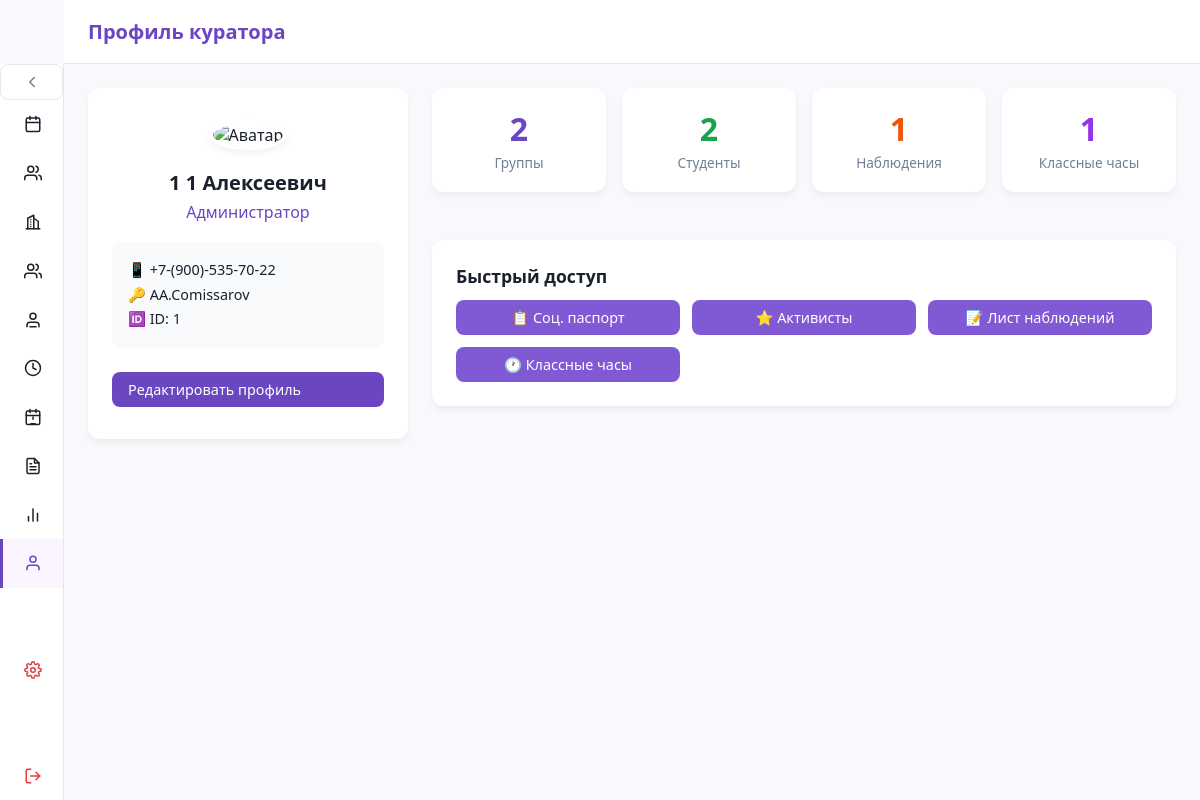
Page /profile (signed in) on the committed database.
### src/database/models.py (models this page shows)
class Base(DeclarativeBase): ...

class Person(Base):
    __tablename__ = "person"
    person_id: Mapped[int] = mapped_column(primary_key=True, autoincrement=True)
    surname: Mapped[str] = mapped_column(String(50))
    name: Mapped[str] = mapped_column(String(50))
    patronymic: Mapped[str | None] = mapped_column(String(50), nullable=True)
    photo: Mapped[bytes | None] = mapped_column(LargeBinary, nullable=True)
    passport_number: Mapped[str | None] = mapped_column(String(6), nullable=True)
    passport_serial: Mapped[str | None] = mapped_column(String(4), nullable=True)
    phone: Mapped[str | None] = mapped_column(String(20), nullable=True)

class Role(Base):
    __tablename__ = "role"
    role_id: Mapped[int] = mapped_column(primary_key=True, autoincrement=True)
    role_name: Mapped[str] = mapped_column(String(50))
    role_description: Mapped[str | None] = mapped_column(Text, nullable=True)

class Curator(Base):
    __tablename__ = "curator"
    person_id: Mapped[int] = mapped_column(
        ForeignKey("person.person_id", onupdate="CASCADE", ondelete="CASCADE"),
        primary_key=True
    )
    login: Mapped[str] = mapped_column(String(30))
    password_hash: Mapped[str] = mapped_column(Text)
    role_id: Mapped[int] = mapped_column(ForeignKey("role.role_id"))
    person: Mapped["Person"] = relationship("Person")
    role: Mapped["Role"] = relationship("Role")

### src/routers/profile.py (the view, shortened to what this page needs)
@profile_bp.route('/', methods=['GET', 'POST'])
@profile_bp.route('/profile', methods=['GET', 'POST'])
def index():
    if 'person_id' not in session:
        return redirect(url_for('login'))
    person_id = session['person_id']
    db: Session = SessionLocal()
    try:
        person = db.query(Person).filter_by(person_id=person_id).first()
        curator = db.query(Curator).filter_by(person_id=person_id).first()
        groups = db.query(Group).filter_by(curator_id=person_id).all()
        group_ids = [g.group_id for g in groups]
        student_ids_in_groups = db.query(StudentInGroup.student_id)\
            .filter(StudentInGroup.group_id.in_(group_ids)).all()
        student_ids_list = [s[0] for s in student_ids_in_groups]
        stats = {
            'groups': len(groups),
            'students': len(student_ids_list),
            'observations': db.query(ObservationList).filter(ObservationList.student_id.in_(student_ids_list)).count() if student_ids_list else 0,
            'class_hours': db.query(ClassHour).filter(ClassHour.group_id.in_(group_ids)).count() if group_ids else 0
        }
        return render_template(
            'index.html',
            title="Профиль куратора",
            person=person,
            curator=curator,
            stats=stats
        )
    finally:
        db.close()

### src/templates/index.html (shortened to what this page needs)
{% extends "base.html" %}
{% block content %}
<div style="display: grid; grid-template-columns: 320px 1fr; gap: 1.5rem; align-items: start;">
  <div class="card" style="text-align: center; padding: 2rem 1.5rem;">
    <div style="position: relative; display: inline-block; margin-bottom: 1.2rem;">
      <img src="{{ url_for('profile.get_avatar', person_id=person.person_id) }}"
           alt="Аватар"
           style="width: 130px; height: 130px; border-radius: 50%; object-fit: cover; border: 4px solid var(--surface); box-shadow: var(--shadow-md);">
    </div>
    <h2 style="font-size: 1.25rem; margin-bottom: 0.3rem;">{{ person.surname }} {{ person.name }} {{ person.patronymic or '' }}</h2>
    <p style="color: var(--primary); font-weight: 500; margin-bottom: 1.2rem;">{{ curator.role.role_name if curator.role else 'Куратор' }}</p>
    <div style="text-align: left; font-size: 0.9rem; color: var(--text); line-height: 1.7; margin-bottom: 1.5rem; background: #f8fafc; padding: 1rem; border-radius: 10px;">
      <div>📱 {{ person.phone or 'Телефон не указан' }}</div>
      <div>🔑 {{ curator.login }}</div>
      <div>🆔 ID: {{ person.person_id }}</div>
    </div>
    <a href="#editModal" class="btn btn-add" style="width: 100%;">Редактировать профиль</a>
  </div>
  <div style="display: flex; flex-direction: column; gap: 1.5rem;">
    <div style="display: grid; grid-template-columns: repeat(auto-fit, minmax(140px, 1fr)); gap: 1rem;">
      <div class="card" style="padding: 1.2rem; text-align: center;">
        <div style="font-size: 2rem; font-weight: 700; color: var(--primary);">{{ stats.groups }}</div>
        <div style="color: var(--muted); font-size: 0.85rem; margin-top: 0.2rem;">Группы</div>
      </div>
      <div class="card" style="padding: 1.2rem; text-align: center;">
        <div style="font-size: 2rem; font-weight: 700; color: #16a34a;">{{ stats.students }}</div>
        <div style="color: var(--muted); font-size: 0.85rem; margin-top: 0.2rem;">Студенты</div>
      </div>
      <div class="card" style="padding: 1.2rem; text-align: center;">
        <div style="font-size: 2rem; font-weight: 700; color: #ea580c;">{{ stats.observations }}</div>
        <div style="color: var(--muted); font-size: 0.85rem; margin-top: 0.2rem;">Наблюдения</div>
      </div>
      <div class="card" style="padding: 1.2rem; text-align: center;">
        <div style="font-size: 2rem; font-weight: 700; color: #9333ea;">{{ stats.class_hours }}</div>
        <div style="color: var(--muted); font-size: 0.85rem; margin-top: 0.2rem;">Классные часы</div>
      </div>
    </div>
    <div class="card">
      <h3 style="margin-bottom: 0.8rem; font-size: 1.1rem;">Быстрый доступ</h3>
      <div style="display: grid; grid-template-columns: repeat(auto-fit, minmax(200px, 1fr)); gap: 0.75rem;">
        <a href="/social_passport" class="btn btn-cancel" style="justify-content: center;">📋 Соц. паспорт</a>
        <a href="/activists" class="btn btn-cancel" style="justify-content: center;">⭐ Активисты</a>
        <a href="/observation_sheet" class="btn btn-cancel" style="justify-content: center;">📝 Лист наблюдений</a>
        <a href="/class_hours" class="btn btn-cancel" style="justify-content: center;">🕐 Классные часы</a>
      </div>
    </div>
  </div>
</div>
{% endblock %}

### src/static/css/main_styles.css (style rules this page uses)
:root { --bg: #f8f9fc; --surface: #ffffff; --primary: #6b46c1; --primary-light: #d6bcfa; --success: #38a169; --success-hover: #2f855a; --danger: #e53e3e; --danger-hover: #c53030; --cancel: #805ad5; --cancel-hover: #6b46c1; --text: #1a202c; --muted: #718096; --border: #e2e8f0; --shadow-sm: 0 1px 3px rgba(0,0,0,0.05); --shadow-md: 0 4px 6px rgba(0,0,0,0.05); --radius: 12px; --sidebar-collapsed-width: 64px; --sidebar-expanded-width: 260px; --header-height: 64px; }
* { box-sizing: border-box; margin: 0; padding: 0; text-decoration: none; }
body { font-family: system-ui, -apple-system, sans-serif; background: var(--bg); color: var(--text); min-height: 100vh; }
.card { background: var(--surface); border-radius: var(--radius); box-shadow: var(--shadow-md); padding: 1.5rem; margin-bottom: 1.5rem; }
.btn { padding: 0.5rem 1rem; border: none; border-radius: 8px; font-size: 0.9rem; cursor: pointer; transition: all 0.2s; font-weight: 500; display: inline-flex; align-items: center; gap: 0.5rem; }
.btn-cancel { background: var(--cancel); color: #fff; }
.btn-add { background: var(--primary); color: #fff; }

### rows in the picture
Person: surname "1", name "1", patronymic "Алексеевич", phone "+7-(900)-535-70-22", person_id "1"
Role: role "Администратор"
Curator: login "AA.Comissarov"

### other values in the picture
{{ title }} "Профиль куратора"
{{ stats.groups }} "2"
{{ stats.students }} "2"
{{ stats.observations }} "1"
{{ stats.class_hours }} "1"
